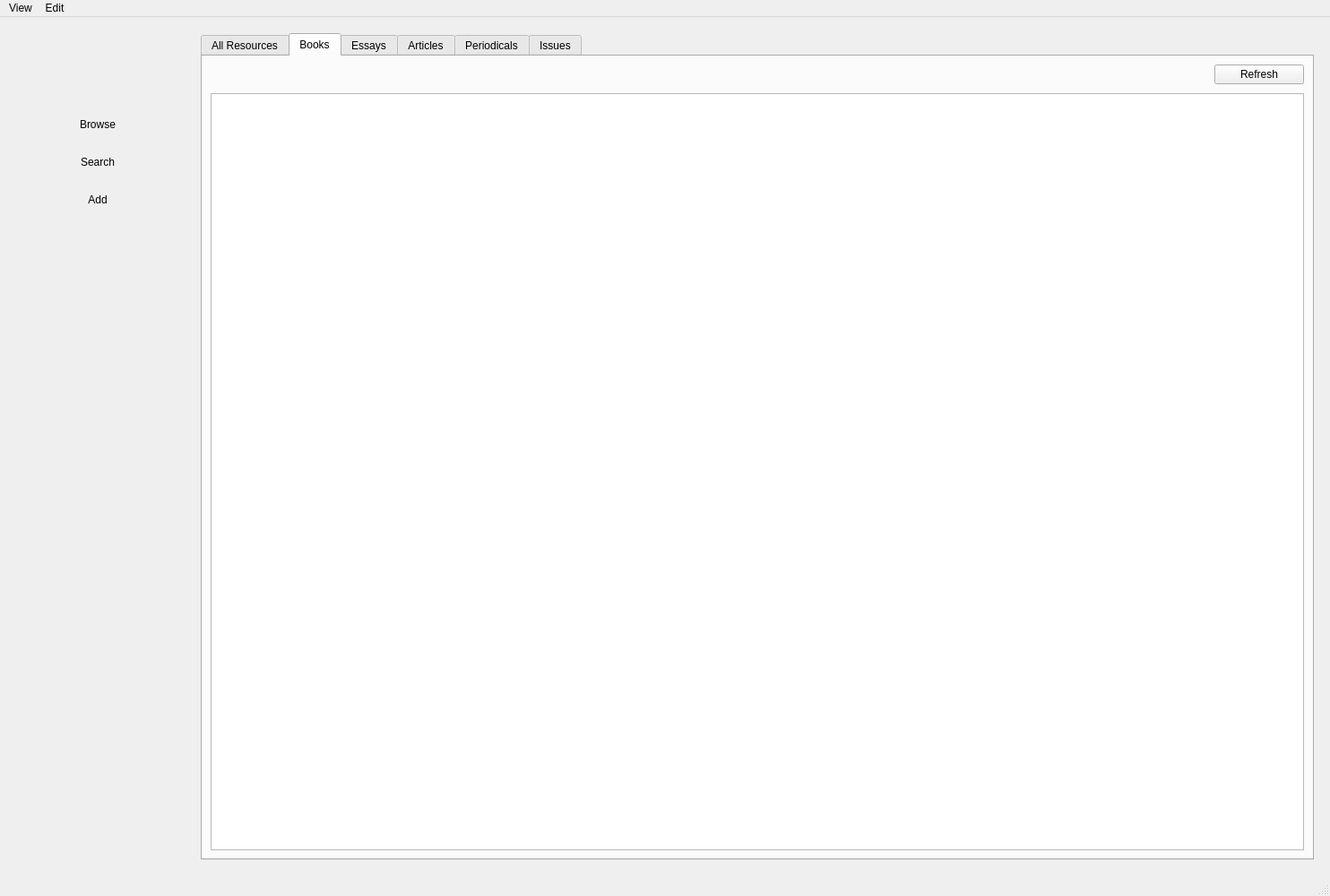
<?xml version="1.0" encoding="UTF-8"?>
<ui version="4.0">
 <author>Basil Mari</author>
 <class>MainWindow</class>
 <widget class="QMainWindow" name="MainWindow">
  <property name="geometry">
   <rect>
    <x>0</x>
    <y>0</y>
    <width>1484</width>
    <height>1000</height>
   </rect>
  </property>
  <property name="sizePolicy">
   <sizepolicy hsizetype="Preferred" vsizetype="Preferred">
    <horstretch>0</horstretch>
    <verstretch>0</verstretch>
   </sizepolicy>
  </property>
  <property name="minimumSize">
   <size>
    <width>800</width>
    <height>600</height>
   </size>
  </property>
  <property name="windowTitle">
   <string>MainWindow</string>
  </property>
  <widget class="QWidget" name="centralwidget">
   <layout class="QGridLayout" name="gridLayout_8">
    <item row="0" column="0" alignment="Qt::AlignTop">
     <widget class="QWidget" name="widget" native="true">
      <property name="minimumSize">
       <size>
        <width>200</width>
        <height>0</height>
       </size>
      </property>
      <property name="maximumSize">
       <size>
        <width>200</width>
        <height>16777215</height>
       </size>
      </property>
      <layout class="QVBoxLayout" name="verticalLayout">
       <property name="spacing">
        <number>20</number>
       </property>
       <property name="topMargin">
        <number>20</number>
       </property>
       <item>
        <spacer name="verticalSpacer">
         <property name="orientation">
          <enum>Qt::Vertical</enum>
         </property>
         <property name="sizeHint" stdset="0">
          <size>
           <width>20</width>
           <height>40</height>
          </size>
         </property>
        </spacer>
       </item>
       <item>
        <spacer name="verticalSpacer_2">
         <property name="orientation">
          <enum>Qt::Vertical</enum>
         </property>
         <property name="sizeHint" stdset="0">
          <size>
           <width>20</width>
           <height>40</height>
          </size>
         </property>
        </spacer>
       </item>
       <item>
        <widget class="QPushButton" name="browsePageBtn">
         <property name="text">
          <string>Browse</string>
         </property>
         <property name="flat">
          <bool>true</bool>
         </property>
        </widget>
       </item>
       <item>
        <widget class="QPushButton" name="searchPageBtn">
         <property name="text">
          <string>Search</string>
         </property>
         <property name="flat">
          <bool>true</bool>
         </property>
        </widget>
       </item>
       <item>
        <widget class="QPushButton" name="addPageBtn">
         <property name="text">
          <string>Add</string>
         </property>
         <property name="flat">
          <bool>true</bool>
         </property>
        </widget>
       </item>
      </layout>
     </widget>
    </item>
    <item row="0" column="1">
     <widget class="QStackedWidget" name="stackedWidget">
      <property name="currentIndex">
       <number>0</number>
      </property>
      <widget class="QWidget" name="browse">
       <layout class="QGridLayout" name="gridLayout_10">
        <item row="0" column="0">
         <widget class="QTabWidget" name="tabWidget">
          <property name="sizePolicy">
           <sizepolicy hsizetype="Expanding" vsizetype="Expanding">
            <horstretch>1</horstretch>
            <verstretch>0</verstretch>
           </sizepolicy>
          </property>
          <property name="tabShape">
           <enum>QTabWidget::Rounded</enum>
          </property>
          <property name="currentIndex">
           <number>1</number>
          </property>
          <widget class="QWidget" name="tab">
           <attribute name="title">
            <string>All Resources</string>
           </attribute>
           <layout class="QGridLayout" name="gridLayout_12">
            <item row="0" column="0">
             <layout class="QGridLayout" name="gridLayout_4">
              <property name="spacing">
               <number>10</number>
              </property>
              <item row="1" column="0">
               <widget class="QTableView" name="tableView_2">
                <attribute name="horizontalHeaderDefaultSectionSize">
                 <number>200</number>
                </attribute>
               </widget>
              </item>
              <item row="0" column="0" alignment="Qt::AlignRight">
               <widget class="QPushButton" name="readResourcesBtn">
                <property name="minimumSize">
                 <size>
                  <width>100</width>
                  <height>0</height>
                 </size>
                </property>
                <property name="text">
                 <string>Refresh</string>
                </property>
               </widget>
              </item>
             </layout>
            </item>
           </layout>
          </widget>
          <widget class="QWidget" name="tab_2">
           <attribute name="title">
            <string>Books</string>
           </attribute>
           <layout class="QGridLayout" name="gridLayout_3">
            <item row="1" column="0">
             <layout class="QGridLayout" name="gridLayout_5">
              <property name="spacing">
               <number>10</number>
              </property>
              <item row="1" column="0">
               <widget class="QTableView" name="tableView">
                <attribute name="horizontalHeaderDefaultSectionSize">
                 <number>200</number>
                </attribute>
               </widget>
              </item>
              <item row="0" column="0" alignment="Qt::AlignRight">
               <widget class="QPushButton" name="readBooksBtn">
                <property name="minimumSize">
                 <size>
                  <width>100</width>
                  <height>0</height>
                 </size>
                </property>
                <property name="text">
                 <string>Refresh</string>
                </property>
               </widget>
              </item>
             </layout>
            </item>
           </layout>
          </widget>
          <widget class="QWidget" name="tab_5">
           <attribute name="title">
            <string>Essays</string>
           </attribute>
           <layout class="QGridLayout" name="gridLayout_7">
            <item row="0" column="0">
             <layout class="QGridLayout" name="gridLayout_6">
              <property name="spacing">
               <number>10</number>
              </property>
              <item row="1" column="0">
               <widget class="QTableView" name="tableView_3">
                <attribute name="horizontalHeaderDefaultSectionSize">
                 <number>200</number>
                </attribute>
               </widget>
              </item>
              <item row="0" column="0" alignment="Qt::AlignRight">
               <widget class="QPushButton" name="readEssaysBtn">
                <property name="minimumSize">
                 <size>
                  <width>100</width>
                  <height>0</height>
                 </size>
                </property>
                <property name="text">
                 <string>Refresh</string>
                </property>
               </widget>
              </item>
             </layout>
            </item>
           </layout>
          </widget>
          <widget class="QWidget" name="tab_4">
           <attribute name="title">
            <string>Articles</string>
           </attribute>
           <layout class="QGridLayout" name="gridLayout_11">
            <item row="0" column="0">
             <layout class="QGridLayout" name="gridLayout_9">
              <property name="spacing">
               <number>10</number>
              </property>
              <item row="1" column="0">
               <widget class="QTableView" name="tableView_4">
                <attribute name="horizontalHeaderDefaultSectionSize">
                 <number>200</number>
                </attribute>
               </widget>
              </item>
              <item row="0" column="0" alignment="Qt::AlignRight">
               <widget class="QPushButton" name="readArticlesBtn">
                <property name="minimumSize">
                 <size>
                  <width>100</width>
                  <height>0</height>
                 </size>
                </property>
                <property name="text">
                 <string>Refresh</string>
                </property>
               </widget>
              </item>
             </layout>
            </item>
           </layout>
          </widget>
          <widget class="QWidget" name="tab_3">
           <attribute name="title">
            <string>Periodicals</string>
           </attribute>
           <layout class="QGridLayout" name="gridLayout_15">
            <item row="0" column="0">
             <layout class="QGridLayout" name="gridLayout_14">
              <property name="spacing">
               <number>10</number>
              </property>
              <item row="1" column="0">
               <widget class="QTableView" name="tableView_5">
                <attribute name="horizontalHeaderDefaultSectionSize">
                 <number>200</number>
                </attribute>
               </widget>
              </item>
              <item row="0" column="0" alignment="Qt::AlignRight">
               <widget class="QPushButton" name="readPeriodicalsBtn">
                <property name="minimumSize">
                 <size>
                  <width>100</width>
                  <height>0</height>
                 </size>
                </property>
                <property name="text">
                 <string>Refresh</string>
                </property>
               </widget>
              </item>
             </layout>
            </item>
           </layout>
          </widget>
          <widget class="QWidget" name="tab_6">
           <attribute name="title">
            <string>Issues</string>
           </attribute>
           <layout class="QGridLayout" name="gridLayout_17">
            <item row="0" column="0">
             <layout class="QGridLayout" name="gridLayout_16">
              <property name="spacing">
               <number>10</number>
              </property>
              <item row="1" column="0">
               <widget class="QTableView" name="tableView_6">
                <attribute name="horizontalHeaderDefaultSectionSize">
                 <number>200</number>
                </attribute>
               </widget>
              </item>
              <item row="0" column="0" alignment="Qt::AlignRight">
               <widget class="QPushButton" name="readIssuesBtn">
                <property name="minimumSize">
                 <size>
                  <width>100</width>
                  <height>0</height>
                 </size>
                </property>
                <property name="text">
                 <string>Refresh</string>
                </property>
               </widget>
              </item>
             </layout>
            </item>
           </layout>
          </widget>
         </widget>
        </item>
       </layout>
      </widget>
      <widget class="QWidget" name="add">
       <layout class="QGridLayout" name="gridLayout_13">
        <item row="0" column="0">
         <widget class="QTabWidget" name="tabWidget_3">
          <property name="sizePolicy">
           <sizepolicy hsizetype="MinimumExpanding" vsizetype="MinimumExpanding">
            <horstretch>0</horstretch>
            <verstretch>0</verstretch>
           </sizepolicy>
          </property>
          <property name="minimumSize">
           <size>
            <width>500</width>
            <height>500</height>
           </size>
          </property>
          <property name="currentIndex">
           <number>0</number>
          </property>
          <widget class="QWidget" name="tab_9">
           <attribute name="title">
            <string>Resource</string>
           </attribute>
           <layout class="QGridLayout" name="gridLayout_2">
            <item row="0" column="0">
             <widget class="QGroupBox" name="groupBox">
              <property name="minimumSize">
               <size>
                <width>300</width>
                <height>200</height>
               </size>
              </property>
              <property name="maximumSize">
               <size>
                <width>800</width>
                <height>600</height>
               </size>
              </property>
              <property name="title">
               <string>Add General Resource</string>
              </property>
              <layout class="QGridLayout" name="gridLayout">
               <property name="spacing">
                <number>40</number>
               </property>
               <item row="2" column="0">
                <widget class="QLabel" name="label_2">
                 <property name="text">
                  <string>Author</string>
                 </property>
                </widget>
               </item>
               <item row="1" column="0">
                <widget class="QLineEdit" name="lineEdit"/>
               </item>
               <item row="4" column="0">
                <widget class="QLabel" name="label_4">
                 <property name="text">
                  <string>Description</string>
                 </property>
                </widget>
               </item>
               <item row="2" column="1">
                <widget class="QLabel" name="label_3">
                 <property name="text">
                  <string>Date of Publish</string>
                 </property>
                </widget>
               </item>
               <item row="6" column="0">
                <widget class="QPushButton" name="addResourceBtn">
                 <property name="maximumSize">
                  <size>
                   <width>200</width>
                   <height>16777215</height>
                  </size>
                 </property>
                 <property name="text">
                  <string>Add Resource</string>
                 </property>
                </widget>
               </item>
               <item row="0" column="0">
                <widget class="QLabel" name="label">
                 <property name="text">
                  <string>Title</string>
                 </property>
                </widget>
               </item>
               <item row="5" column="0" colspan="2">
                <widget class="QPlainTextEdit" name="plainTextEdit_4">
                 <property name="plainText">
                  <string/>
                 </property>
                </widget>
               </item>
               <item row="3" column="1">
                <widget class="QLineEdit" name="lineEdit_3"/>
               </item>
               <item row="3" column="0">
                <widget class="QLineEdit" name="lineEdit_2"/>
               </item>
              </layout>
             </widget>
            </item>
           </layout>
          </widget>
          <widget class="QWidget" name="tab_10">
           <attribute name="title">
            <string>Book</string>
           </attribute>
          </widget>
          <widget class="QWidget" name="tab_11">
           <attribute name="title">
            <string>Essay</string>
           </attribute>
          </widget>
          <widget class="QWidget" name="tab_12">
           <attribute name="title">
            <string>Article</string>
           </attribute>
          </widget>
          <widget class="QWidget" name="tab_13">
           <attribute name="title">
            <string>Periodical</string>
           </attribute>
          </widget>
          <widget class="QWidget" name="tab_14">
           <attribute name="title">
            <string>Issue</string>
           </attribute>
          </widget>
         </widget>
        </item>
       </layout>
      </widget>
      <widget class="QWidget" name="search"/>
     </widget>
    </item>
   </layout>
  </widget>
  <widget class="QMenuBar" name="menubar">
   <property name="geometry">
    <rect>
     <x>0</x>
     <y>0</y>
     <width>1484</width>
     <height>30</height>
    </rect>
   </property>
   <widget class="QMenu" name="menuLibrary_resourcses">
    <property name="title">
     <string>View</string>
    </property>
    <addaction name="actionBooks"/>
   </widget>
   <widget class="QMenu" name="menuBooks">
    <property name="title">
     <string>Edit</string>
    </property>
   </widget>
   <addaction name="menuLibrary_resourcses"/>
   <addaction name="menuBooks"/>
  </widget>
  <widget class="QStatusBar" name="statusbar"/>
  <action name="actionBooks">
   <property name="text">
    <string>Add Resource</string>
   </property>
  </action>
 </widget>
 <layoutfunction spacing="15" margin="50"/>
 <resources/>
 <connections/>
</ui>
